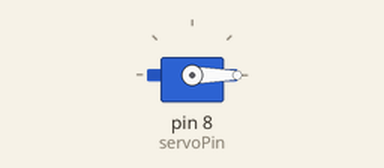
Recording of a sketch running on a simulated Arduino Uno, built with avr-gcc and run on an emulated ATmega328P. Parts: servo.

Above: at 0.05 s.
At 4.0 s:
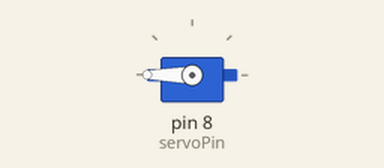
Timing chart, 0 to 5.2 s (numbered marks = the images above):
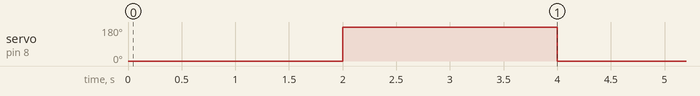

Measured:
- by itself, servo on pin 8 (servoPin): alternates 180° for 2.0 s and 0° for 2.0 s

The sketch:

15.ServoMotor.ino
```cpp
#include <Servo.h>

Servo myServo;
int servoPin = 8;

void setup() {
  myServo.attach(servoPin);
}

void loop() {
  myServo.write(0);
  delay(2000);

  myServo.write(180);
  delay(2000);
}
```
